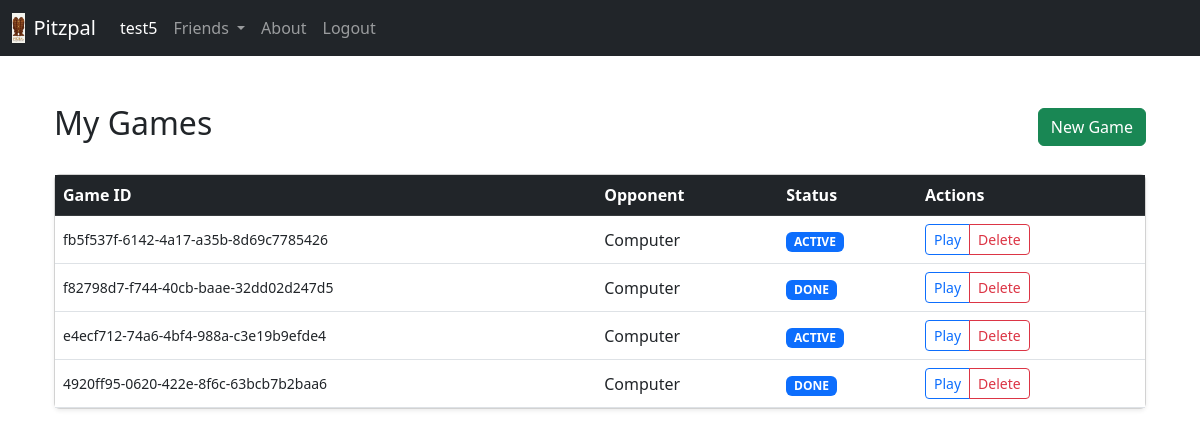
Page /game/my-games/ (signed in) on the earlier database version.
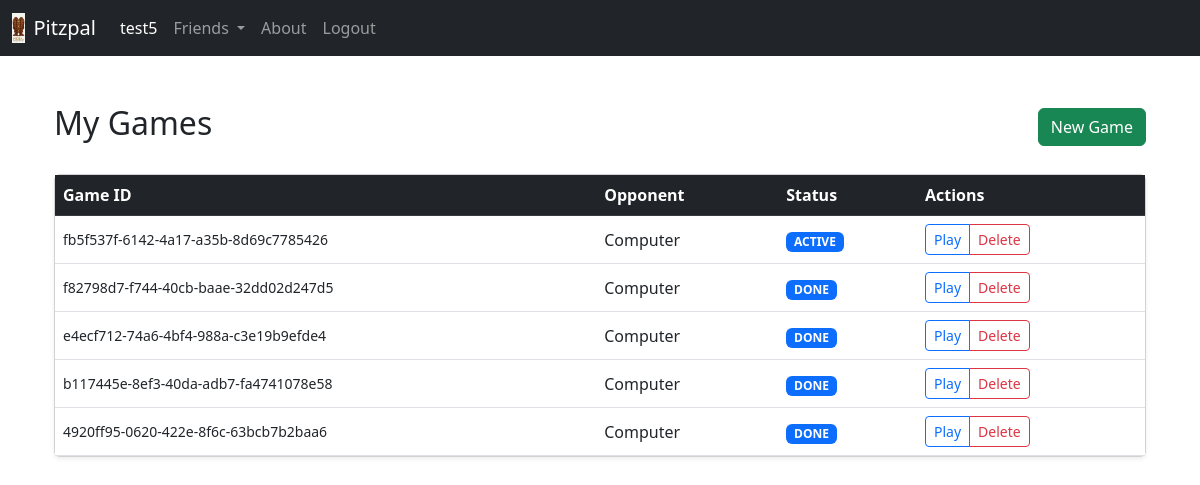
Same page on the later database version.
### pitzpalgame/models.py (models this page shows, shortened)
class PitzpalGame(models.Model):
    id = models.UUIDField(primary_key=True, default=uuid.uuid4, editable=False)
    player1 = models.ForeignKey(
        settings.AUTH_USER_MODEL, on_delete=models.CASCADE, related_name="games_p1"
    )
    player2 = models.ForeignKey(
        settings.AUTH_USER_MODEL, on_delete=models.CASCADE, null=True, blank=True
    )
    game = models.JSONField()

### pitzpalgame/views.py (the view)
# urls.py: path("my-games/", views.game_list, name="game_list"),
@login_required
def game_list(request):
    games = PitzpalGame.objects.filter(
        player1=request.user
    ) | PitzpalGame.objects.filter(player2=request.user)
    return render(request, "home/game_list.html", {"games": games.order_by("-id")})

### home/templates/home/game_list.html (shortened to what this page needs)
{% extends 'common/base.html' %}
{% block content %}
<div class="container mt-5">
    <div class="d-flex justify-content-between align-items-center mb-4">
        <h2>My Games</h2>
        <a href="{% url 'api_new_game' %}" class="btn btn-success">New Game</a>
    </div>
    <div class="card shadow-sm">
        <div class="card-body p-0">
            <table class="table table-hover mb-0">
                <thead class="table-dark">
                    <tr>
                        <th>Game ID</th>
                        <th>Opponent</th>
                        <th>Status</th>
                        <th>Actions</th>
                    </tr>
                </thead>
                <tbody>
                    {% for game in games %}
                    <tr>
                        <td class="align-middle small">{{ game.id }}</td>
                        <td class="align-middle">
                            {% if game.player2 %}{{ game.player2.username }}{% else %}Computer{% endif %}
                        </td>
                        <td class="align-middle">
                            <span class="badge {% if game.game.Status == 'toss' %}bg-warning{% else %}bg-primary{% endif %}">
                                {{ game.game.Status|upper }}
                            </span>
                        </td>
                        <td class="align-middle">
                            <div class="btn-group">
                                <a href="/game/view/{{ game.id }}" class="btn btn-sm btn-outline-primary">Play</a>
                                <button class="btn btn-sm btn-outline-danger"
                                        onclick="confirmDelete('{{ game.id }}')">
                                    Delete
                                </button>
                            </div>
                        </td>
                    </tr>
                    {% empty %}
                    <tr>
                        <td colspan="4" class="text-center py-4 text-muted">No games found. Start a new one!</td>
                    </tr>
                    {% endfor %}
                </tbody>
            </table>
        </div>
    </div>
</div>
{% endblock %}

Differences in the rows shown:
changed PitzpalGame "e4ecf712-74a6-4bf4-988a-c3e19b9efde4": game.Status "ACTIVE" → "DONE"
added PitzpalGame: id "b117445e-8ef3-40da-adb7-fa4741078e58", shows "Computer", game.Status "DONE"
